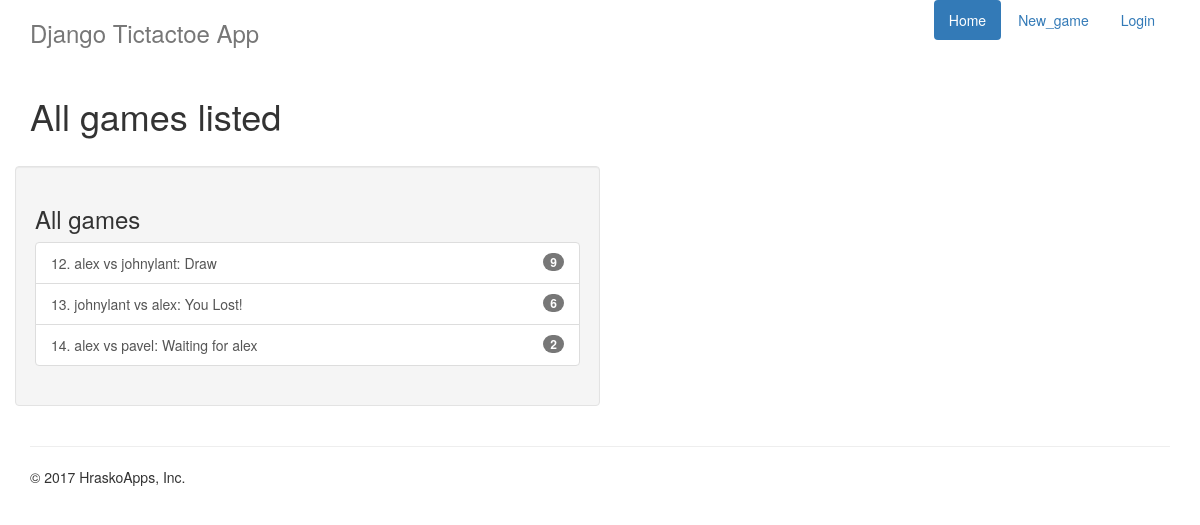
/tictactoe/game/all, run on an earlier commit of the app's database.
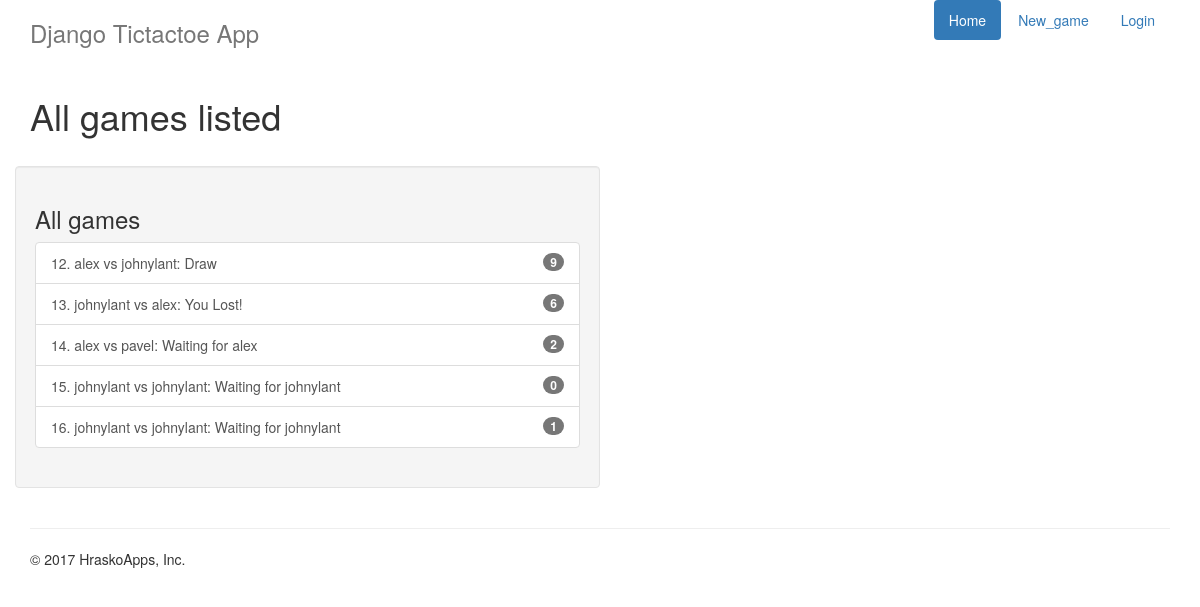
And on a later commit of the database.
### tictactoe/models.py (models this page shows, shortened)
class Game(models.Model):
    first_player = models.ForeignKey(User, related_name="games_first_player")
    second_player = models.ForeignKey(User, related_name="games_second_player")
    next_to_move = models.ForeignKey(User, related_name="games_to_move")
    start_time = models.DateTimeField(auto_now_add=True)
    last_active = models.DateTimeField(auto_now=True)
    status = models.CharField(max_length=1, default='A', choices=GAME_STATUS_CHOICES)
    objects = GamesManager()
    def __str__(self):
        return "{0}. {1} vs {2}".format(self.id, self.first_player, self.second_player)

### tictactoe/views.py (the view)
class AllGamesList(ListView):
    model = Game

### tictactoe/templates/tictactoe/game_list.html
{% extends 'base.html' %}
{% block title %}
All games listed
{% endblock title %}
{% block content %}
<div class="row">
  <div class="well col-sm-6">
    {% include "tictactoe/game_list_snippet.html" with header="All games" games_list=object_list %}
  </div>
</div>
{% endblock content %}

### tictactoe/templates/tictactoe/game_list_snippet.html
<h3 class="panel-header">{{header}} </h3>
<div class="list-group">
  {% for game in games_list %}
    <a class="list-group-item" href="{% url 'tictactoe_game_detail' pk=game.id %}">
      {{ game }}:
      {% if game.status == "A" %}
        {% if game.next_to_move == user %} Your turn {% else %} Waiting for {{ game.next_to_move.username }} {% endif %}
      {% elif game.status == "D" %}
        Draw
      {% elif game.status == "F" and user == game.first_player %}
        You Won!
      {% elif game.status == "S" and user == game.second_player %}
        You Won!
      {% else %}
        You Lost!
      {% endif %}
      <span class="badge">{{game.move_set.count}}</span></a>
  {% empty %}
    <span class="list-group-item">No games available.</span>
  {% endfor %}
</div>

What changed in the data, as far as the page shows it:
added Game: id+first_player+second_player "15. johnylant vs johnylant", next_to_move.username "johnylant", move_set.count "0"
added Game: id+first_player+second_player "16. johnylant vs johnylant", next_to_move.username "johnylant", move_set.count "1"
